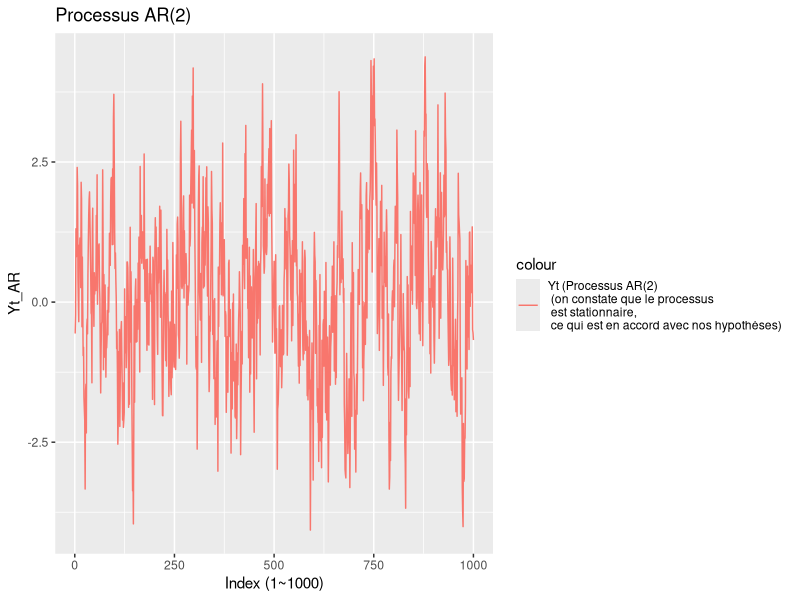
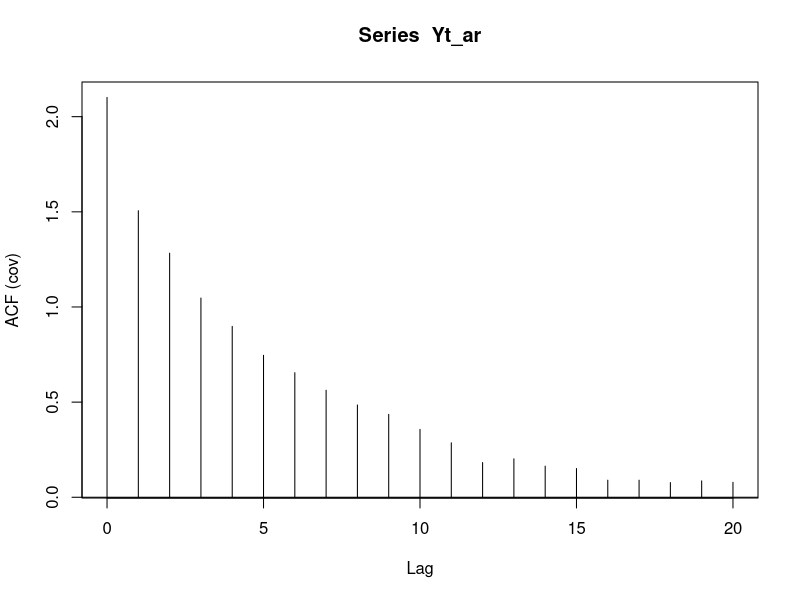
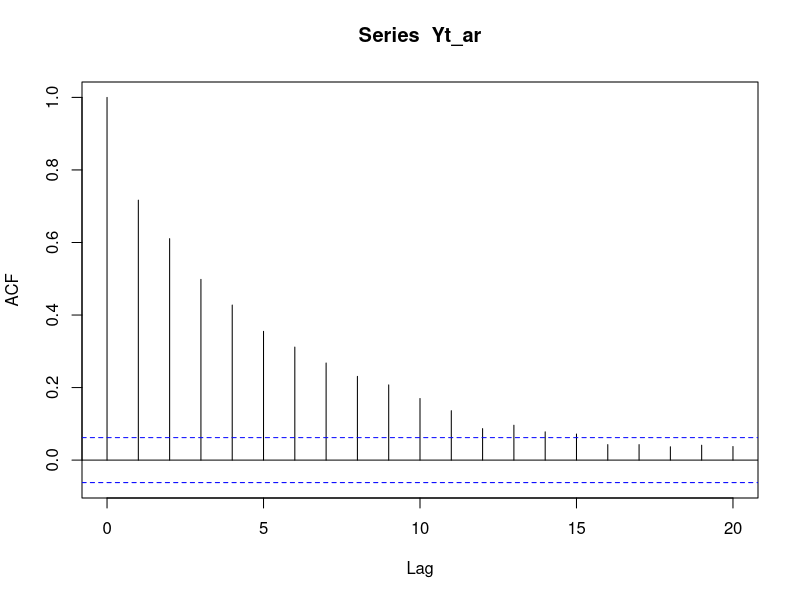
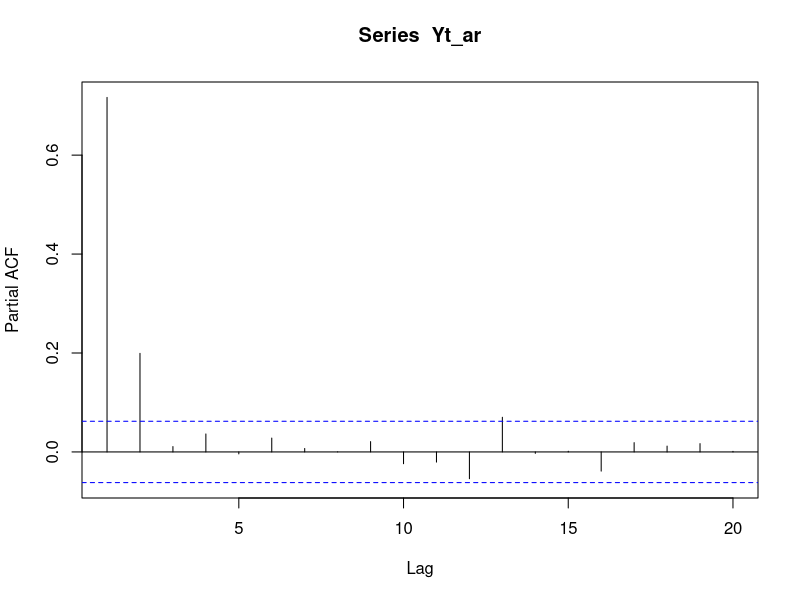
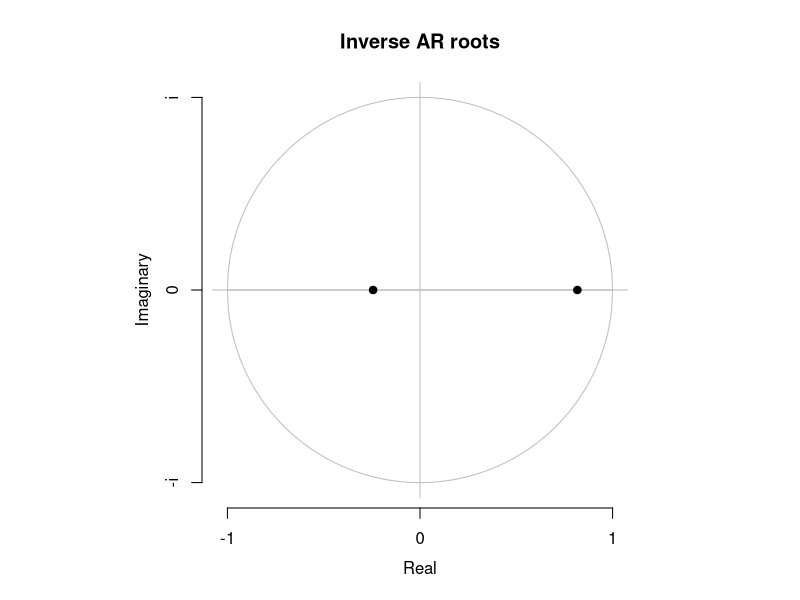
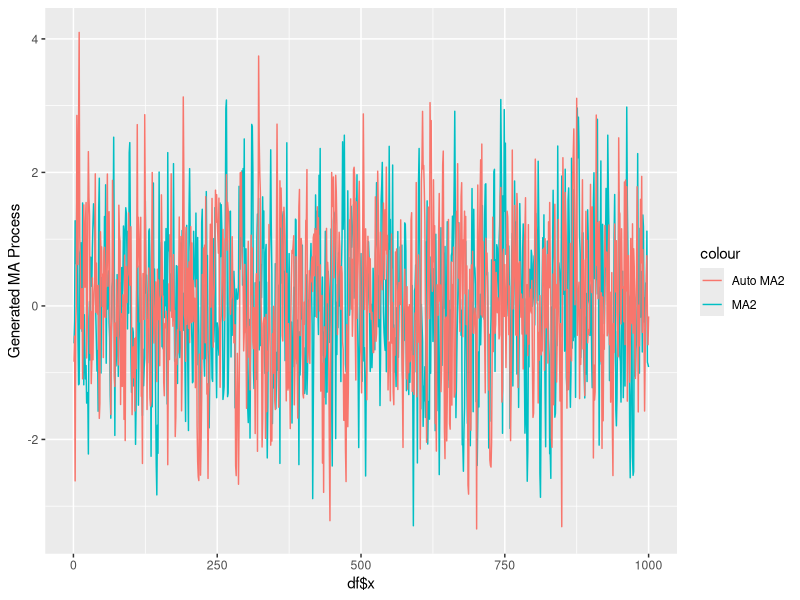
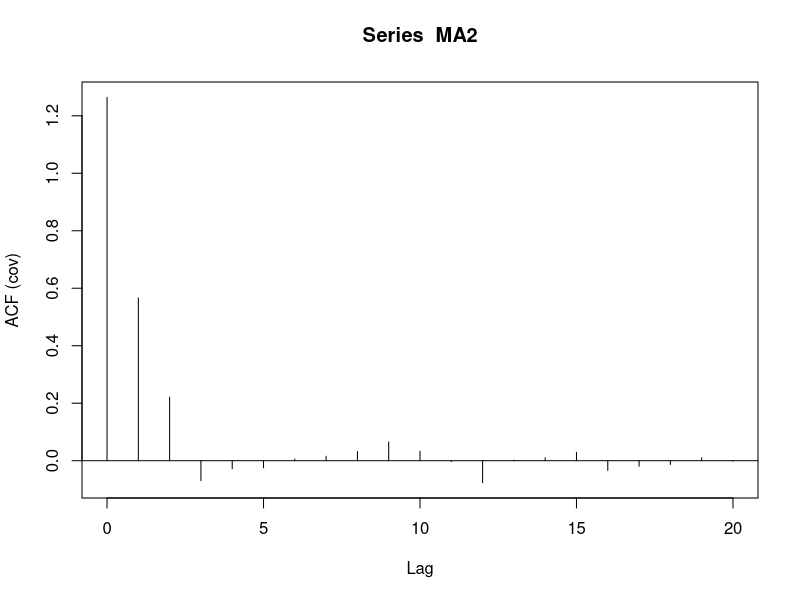
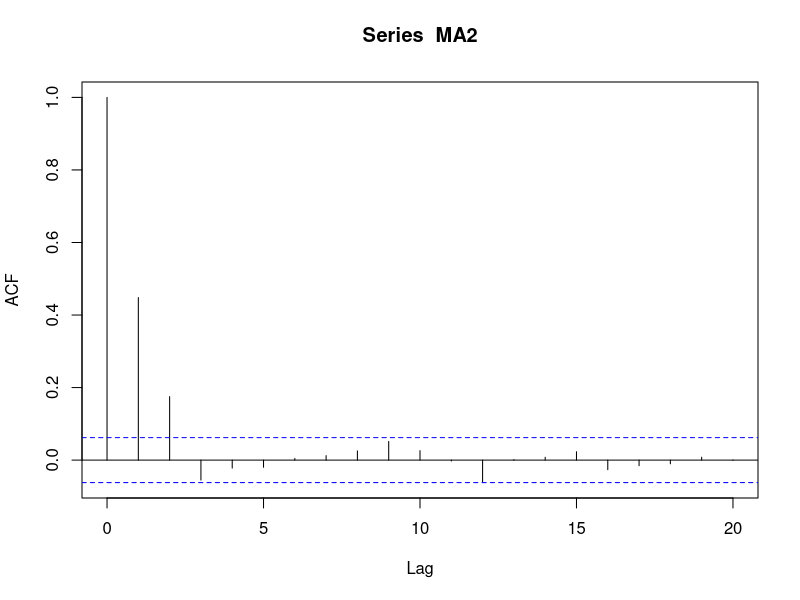

Source code (R) for these figures, in order:
## ---- chunk 1
knitr::opts_chunk$set(echo = TRUE, warning=FALSE, message=FALSE)
## ---- chunk 2
library(forecast)
library(stats)
set.seed(123)
n <- 1000

#Generation du bruit blanc : 
bruit_blanc <- rnorm(n, mean = 0, sd = 1)

## ---- chunk 3
Yt_ar <- bruit_blanc[1:2] # On initialise l'AR avec les deux premières valeurs du bruit blanc
for(i in 3:n){
  Yt_ar[i] = 0.6*Yt_ar[i-1] + 0.2*Yt_ar[i-2] + bruit_blanc[i]
}
## ---- chunk 4
library(ggplot2)
df <- data.frame(x = 1:1000, y = Yt_ar)
plot_AR2 <- ggplot(df,aes(x = df$x, y = df$y, col = "Yt (Processus AR(2) \n (on constate que le processus \n est stationnaire,\n ce qui est en accord avec nos hypothèses) ")) + geom_line() + xlab("Index (1~1000)") + ylab("Yt_AR") + ggtitle("Processus AR(2)")
plot_AR2
## ---- chunk 5
auto_covariance_AR2 <- acf(Yt_ar, lag = 20, type = "covariance")
auto_correlation_AR2 <- acf(Yt_ar, lag = 20, type = "correlation")
pacf_AR2 <- pacf(x = Yt_ar, lag = 20)
## ---- chunk 6
Ljung_Box <- Box.test(Yt_ar, lag = 24, type = "Ljung-Box")
p_value <- Ljung_Box$p.value
p_value
## ---- chunk 7
circle <- arima(Yt_ar, order = c(2,0,0))
plot(circle)
## ---- chunk 8
set.seed(123)
wn <- rnorm(1000, 0, 1)
MA2 <- wn[1:2]
for(t in 3:1000){
  MA2[t] <- wn[t] + 0.5*wn[t-1] + 0.3*wn[t-2]
}

auto_MA2 <- arima.sim(list(order=c(0,0,2), ma= c (0.5, 0.3)), n = 1000, rand.gen = rnorm)

df <- data.frame(x = 1:1000, y = MA2, z = auto_MA2)
ggplot(data = df, aes(x = df$x, y = df$y, col = "MA2")) + geom_line() + geom_line(aes(y = df$z, col = "Auto MA2" )) + ylab("Generated MA Process")

#Les valeurs initiales étant différentes, les processus ne sont pas superposés sur le graph
## ---- chunk 9
auto_covariance_MA2 <- acf(MA2, lag = 20, type = "covariance")
auto_correlation_MA2 <- acf(MA2, lag = 20, type = "correlation")
plot(auto_covariance_MA2)
plot(auto_correlation_MA2)
## ---- chunk 10
Ljung_Box2 <- Box.test(MA2, lag = 20, type = "Ljung-Box")
Ljung_Box2
## ---- chunk 11
circle <- arima(MA2, order = c(0,0,2))
plot(circle)
## ---- chunk 12
#Generation du bruit blanc gaussien : 
wn = rnorm(1000,0,1)
#Generation de du Processus ARMA 
Yt_arma = wn[1:2]
for(t in 3:1000){
  Yt_arma[t] <- 0.6*Yt_arma[t-1]-0.25*Yt_arma[t-2] + wn[t] + 1.1*wn[t-1] - 0.28*wn[t-2] 
}
df <- data.frame(x= 1:1000, ARMA= Yt_arma)
auto.arma22 = arima.sim(list(order=c(2,0,2), ma=c (1.1, -0.28), ar=c(0.6,-0.25)), n=1000 , n.start = NA)
arma <- ggplot(df, aes(x = df$x, y = df$ARMA, col = "Processus ARMA(2,2)")) + geom_line() + geom_line(aes(y = auto.arma22, col = "Auto arma"))
arma
## ---- chunk 13
acf(Yt_arma, lag = 20, type = "covariance")
acf(Yt_arma, lag = 20, type = "correlation")
pacf(Yt_arma, lag = 20)
## ---- chunk 14
Ljung_Box3 <- Box.test(Yt_arma, lag = 20, type = "Ljung-Box")
Ljung_Box3
## ---- chunk 15
circle <- arima(Yt_arma, order = c(2,0,2))
plot(circle)
